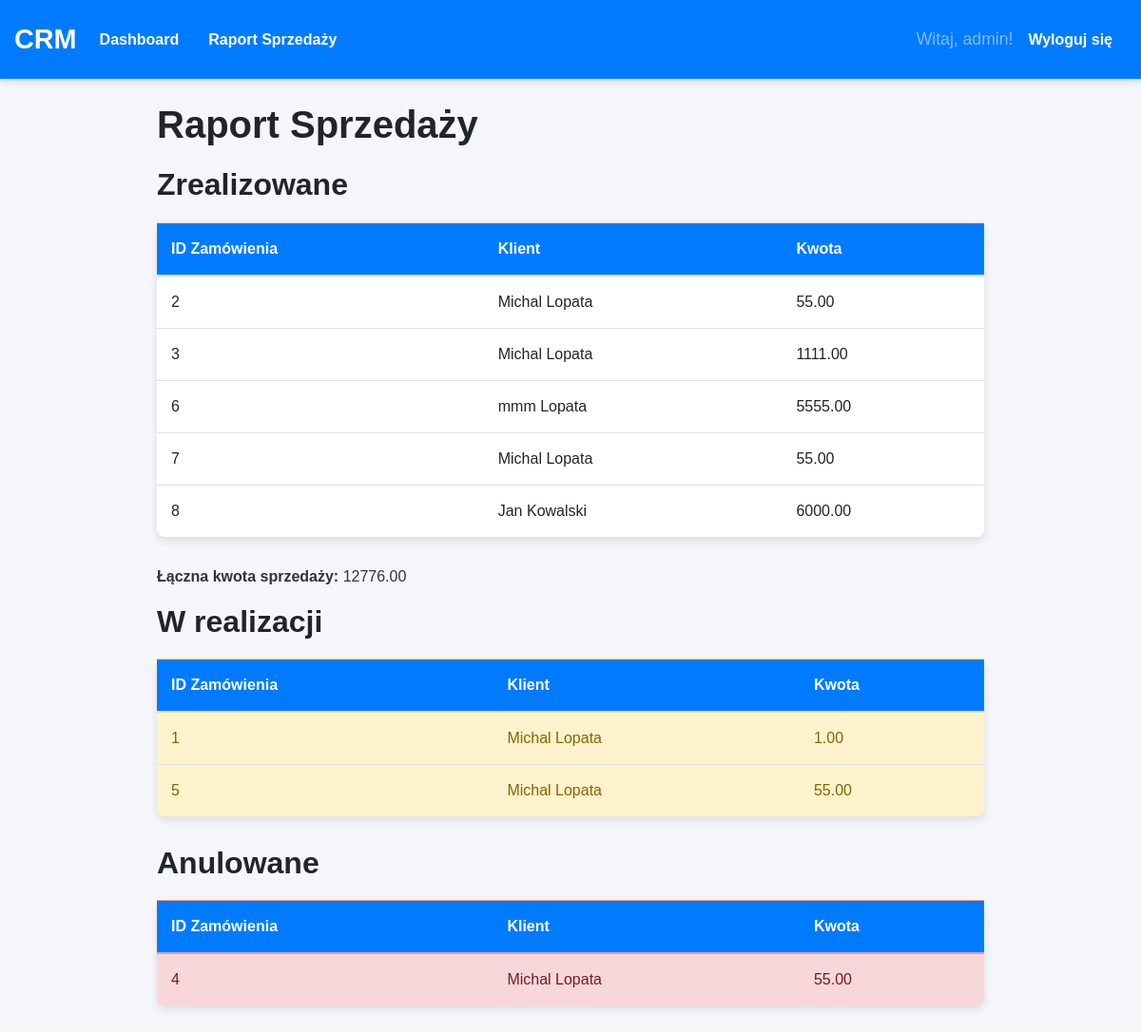
Page /raport-sprzedazy/ (signed in) on the earlier database version.
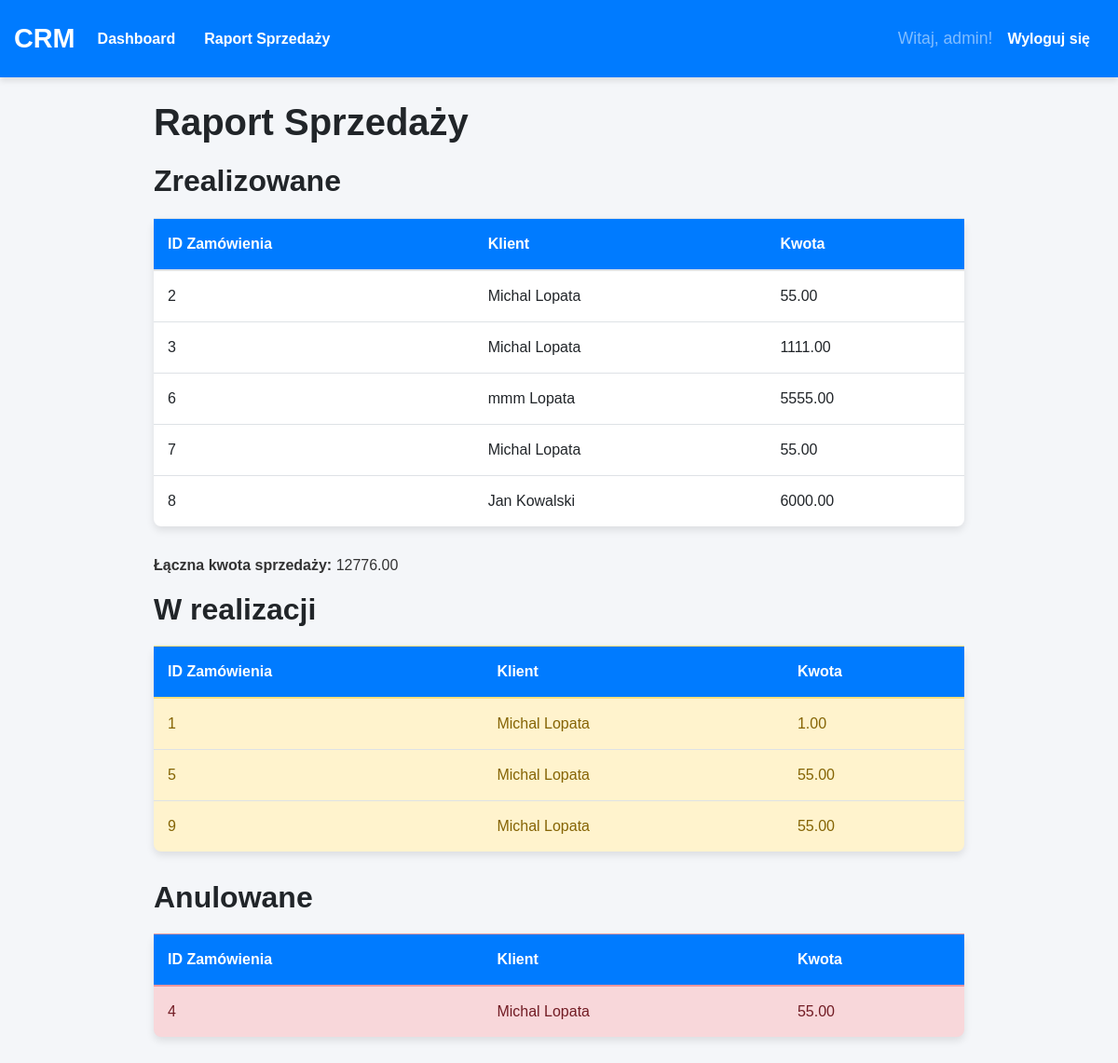
Same page on the later database version.
### crm_app/models.py (models this page shows, shortened)
class Zamowienie(models.Model):
    klient = models.ForeignKey(Klient, on_delete=models.CASCADE)
    data_zamowienia = models.DateTimeField(auto_now_add=True)
    status = models.CharField(max_length=15, choices=[
        ('w_realizacji', 'W realizacji'),
        ('zrealizowane', 'Zrealizowane'),
        ('anulowane', 'Anulowane'),
    ])
    kwota = models.DecimalField(max_digits=10, decimal_places=2)

class Klient(models.Model):
    imie = models.CharField(max_length=50)
    nazwisko = models.CharField(max_length=50)
    adres = models.CharField(max_length=255)
    numer_telefonu = models.CharField(max_length=20)
    email = models.EmailField(unique=True)
    kategoria = models.CharField(max_length=10, choices=[
        ('nowy', 'Nowy'),
        ('staly', 'Stały'),
        ('VIP', 'VIP'),
    ])
    data_dodania = models.DateTimeField(auto_now_add=True)
    def __str__(self):
        return f"{self.imie} {self.nazwisko}"

### crm_app/views.py (the view)
# urls.py: path('raport-sprzedazy/', views.raport_sprzedazy, name='raport-sprzedazy'),
@login_required
def raport_sprzedazy(request):
    zamowienia_zrealizowane = Zamowienie.objects.filter(status='zrealizowane')
    zamowienia_anulowane = Zamowienie.objects.filter(status='anulowane')
    zamowienia_w_realizacji = Zamowienie.objects.filter(status='w_realizacji')
    laczna_kwota = sum(z.kwota for z in zamowienia_zrealizowane)
    context = {
        'zamowienia_zrealizowane': zamowienia_zrealizowane,
        'zamowienia_anulowane': zamowienia_anulowane,
        'zamowienia_w_realizacji': zamowienia_w_realizacji,
        'laczna_kwota': laczna_kwota,
    }
    return render(request, 'crm_app/raport_sprzedazy.html', context)

### crm_app/templates/crm_app/raport_sprzedazy.html (shortened to what this page needs)
{% extends 'crm_app/base.html' %}
{% block content %}
    <h1>Raport Sprzedaży</h1>
    <h2>Zrealizowane</h2>
    <table class="table">
        <thead>
            <tr>
                <th>ID Zamówienia</th>
                <th>Klient</th>
                <th>Kwota</th>
            </tr>
        </thead>
        <tbody>
            {% for zamowienie in zamowienia_zrealizowane %}
                <tr>
                    <td>{{ zamowienie.id }}</td>
                    <td>{{ zamowienie.klient }}</td>
                    <td>{{ zamowienie.kwota }}</td>
                </tr>
            {% empty %}
                <tr>
                    <td colspan="3">Brak zrealizowanych zamówień.</td>
                </tr>
            {% endfor %}
        </tbody>
    </table>
    <p><strong>Łączna kwota sprzedaży:</strong> {{ laczna_kwota }}</p>
    <h2>W realizacji</h2>
    <table class="table table-warning">
        <thead>
            <tr>
                <th>ID Zamówienia</th>
                <th>Klient</th>
                <th>Kwota</th>
            </tr>
        </thead>
        <tbody>
            {% for zamowienie in zamowienia_w_realizacji %}
                <tr>
                    <td>{{ zamowienie.id }}</td>
                    <td>{{ zamowienie.klient }}</td>
                    <td>{{ zamowienie.kwota }}</td>
                </tr>
            {% empty %}
                <tr>
                    <td colspan="3">Brak zamówień w realizacji.</td>
                </tr>
            {% endfor %}
        </tbody>
    </table>
    <h2>Anulowane</h2>
    <table class="table table-danger">
        <thead>
            <tr>
                <th>ID Zamówienia</th>
                <th>Klient</th>
                <th>Kwota</th>
            </tr>
        </thead>
        <tbody>
            {% for zamowienie in zamowienia_anulowane %}
                <tr>
                    <td>{{ zamowienie.id }}</td>
                    <td>{{ zamowienie.klient }}</td>
                    <td>{{ zamowienie.kwota }}</td>
                </tr>
            {% empty %}
                <tr>
                    <td colspan="3">Brak anulowanych zamówień.</td>
                </tr>
            {% endfor %}
        </tbody>
    </table>
{% endblock %}

Differences in the rows shown:
added Zamowienie: id "9", klient "Michal Lopata", kwota "55.00", shown under "W realizacji"
